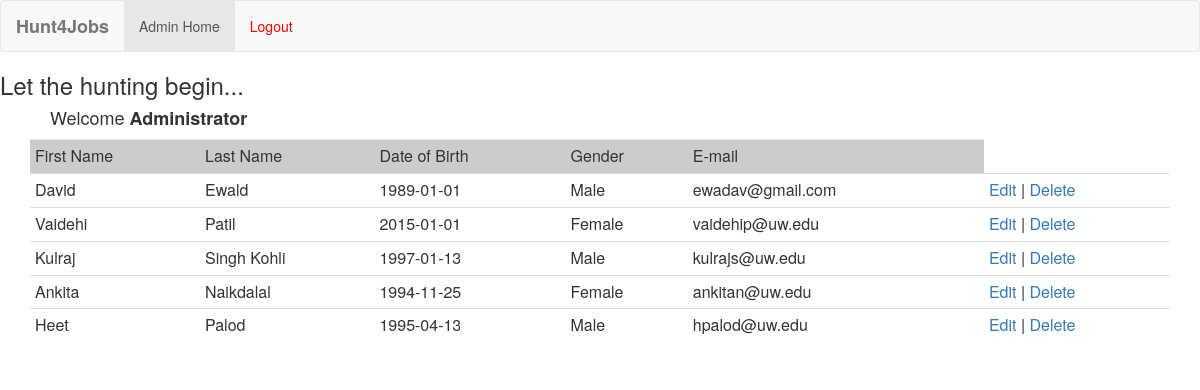
/admin_view.php (signed in), run on the app's committed database.
### tables this page shows
CREATE TABLE `users` (
  `id` int(255) NOT NULL,
  `first_name` varchar(255) NOT NULL,
  `last_name` varchar(255) NOT NULL,
  `date_of_birth` date NOT NULL,
  `gender` varchar(10) NOT NULL,
  `email` varchar(255) NOT NULL
);

### admin_view.php (the view, shortened to what this page needs)
<?php
include_once("config.php");
$result = mysqli_query($mysqli, "SELECT * FROM users ORDER BY id DESC");
?>
<html>
<head>
</head>
<link rel="stylesheet" href="https://maxcdn.bootstrapcdn.com/bootstrap/3.4.1/css/bootstrap.min.css">
<body>
<!DOCTYPE html>
 <nav class="navbar navbar-default">
  <div class="container-fluid">
    <div class="navbar-header">
      <a class="navbar-brand" href="index.php"><b>Hunt4Jobs</b></a>
    </div>
    <ul class="nav navbar-nav">
      <li class="active"><a href="index.php">Admin Home</a></li>
      <li><a href="index.php?logout='1'" style="color: red; float: right">Logout</a></li>
    </ul>
  </div>
</nav>
<div class="content">
  	<?php if (isset($_SESSION['success'])) : ?>
      <div class="error success" >
      	<h3>
          <?php
          	echo $_SESSION['success'];
          ?>
      	</h3>
      </div>
  	<?php endif ?>
    <?php  if (isset($_SESSION['username'])) : ?>
      <h4 style = "padding-left: 50px;">  Welcome <strong>Administrator</strong></h4>
    <?php endif ?>
</div>
	<?php
	echo "<div class='container'>";
  echo "<table class='table table-condensed'>";
  ?>
	<tr bgcolor='#CCCCCC'>
		<td>First Name</td>
		<td>Last Name</td>
		<td>Date of Birth</td>
		<td>Gender</td>
		<td>E-mail</td>
	</tr>
	<?php
	while($res = mysqli_fetch_array($result)) {
		echo "<tr>";
		echo "<td>".$res['first_name']."</td>";
		echo "<td>".$res['last_name']."</td>";
		echo "<td>".$res['date_of_birth']."</td>";
		echo "<td>".$res['gender']."</td>";
		echo "<td>".$res['email']."</td>";
		echo "<td><a href=\"edit.php?id=$res[id]\">Edit</a> | <a href=\"delete.php?id=$res[id]\" onClick=\"return confirm('Are you sure you want to delete?')\">Delete</a></td>";
	}
	echo "</table>";
	echo "</div>";
	?>
</body>
</html>

### data on the page
users: first_name "David", last_name "Ewald", date_of_birth "1989-01-01", gender "Male", email "ewadav@gmail.com"
users: first_name "Vaidehi", last_name "Patil", date_of_birth "2015-01-01", gender "Female", email "vaidehip@uw.edu"
users: first_name "Kulraj", last_name "Singh Kohli", date_of_birth "1997-01-13", gender "Male", email "kulrajs@uw.edu"
users: first_name "Ankita", last_name "Naikdalal", date_of_birth "1994-11-25", gender "Female", email "ankitan@uw.edu"
users: first_name "Heet", last_name "Palod", date_of_birth "1995-04-13", gender "Male", email "hpalod@uw.edu"

### other printed values
$_SESSION['success'] "Let the hunting begin..."
